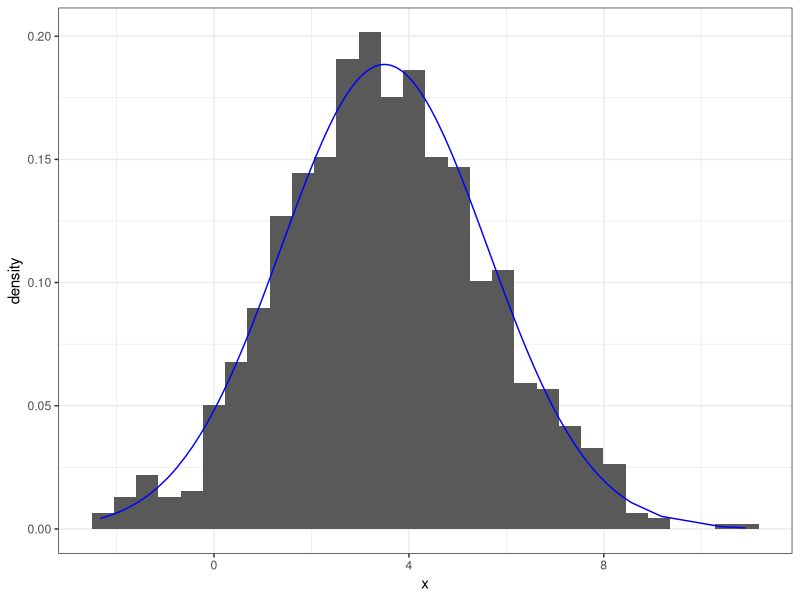

This figure's R source: (Note: this script raises an error after producing the figure.)
library(MASS) # fitdistr, great function, estimates parameters...
library(ggplot2)

## FOR FUTURE VERSIONS, not for basic demo:
#library(fitdistrplus) # descdist, fitdist, more advanced options
#library(logspline) # Never used, pending - Found in StackOverflow somewhere

vis_compare_hist <- function(orig_dist, selected_dist) {
    x <- orig_dist
    t_df <- as.data.frame(x=x)
    tryCatch({
        t_fit <- fitdistr(x, selected_dist) # tryCatch because...
        # careful w/ negatives for some distribution, but don't test one by one...
        
        t_den <- switch(selected_dist,
                        normal = dnorm(x, mean=t_fit$estimate[1], sd=t_fit$estimate[2]),
                        exponential = dexp(x, rate=t_fit$estimate[1], log=FALSE),
                        lognormal = dlnorm(x, t_fit$estimate[1], t_fit$estimate[2]))
        
        g <- ggplot(data = t_df) +
            geom_histogram(aes(x=x, y=..density..)) +
            geom_line(aes(x=x, y=t_den), col="blue") +
            theme_bw()
    },
    error=function(e) { message(e); return() })
    g # implicit return
}

noise <- runif(1000,0,1) # to make it a bit harder for the fitting estimations...
my_normvec <- rnorm(1000, mean=3, sd=2) + noise # self describing
my_expvec <- rexp(1000, rate=2) + noise/10 # Generating 1000 numbers of exponential with lambda 2
my_lognormvec <- rlnorm(100, meanlog=1, sdlog=2) + noise*5

vis_compare_hist(my_normvec, "normal") # Good apparent fit
vis_compare_hist(my_normvec, "exponential") # must have positive values only! That's why we use tryCatch.
vis_compare_hist(my_expvec, "exponential") # Good apparent fit
vis_compare_hist(my_expvec, "normal") # clearly not matching...
vis_compare_hist(my_lognormvec, "lognormal") # ...

# Future use: One can generate random samples from a fitted distribution, to feed a simulation for instance...:
t_fit <- fitdistr(my_normvec, "normal") # fitting a distribution to some data
t_fit$estimate # looking at the estimated parameters for the fitted function
sample_fit <- rnorm(t_fit$n, t_fit$estimate) # generating n values with the "fitted" distribution parameters

##
# PART II: Better package for the job
##
library(fitdistrplus) # SO MUCH better/easier than creating my own functions...

descdist(my_normvec) # good 
descdist(my_expvec) # good
descdist(my_lognormvec) # Not as good here...

my_beta <- rbeta(1000, shape1=3, shape2=0.5)
plot(my_beta) # My function above is too simplistic, clearly...
my_dbeta <- dbeta(seq(0, 1, 0.001), shape1=3, shape2=0.5)
plot(my_dbeta)

descdist(my_beta) 
t_fit_beta <- fitdist(my_beta, "beta")
t_badfit_weibull <- fitdist(my_beta, "weibull")
plot(t_fit_beta)

gofstat(list(t_fit_beta, t_badfit_weibull)) # AD test and KS test are indeed showing differences!

# More testing for the fun of it...
my_weibull <- rweibull(1000, shape=3)
descdist(my_weibull)
t_fit_weibull <- fitdist(my_weibull, "weibull", method = "mse")
plot(t_fit_weibull)

# Shamelessly testing code from documentation of fitdistrplus package (good, btw):
set.seed(1234)
x4 <- rweibull(n=1000,shape=2,scale=1)
# fit of the good distribution
f4 <- fitdist(x4,"weibull")
plot(f4)
# fit of a bad distribution
f4b <- fitdist(x4,"cauchy")
plot(f4b)

gofstat(list(f4,f4b),fitnames=c("Weibull", "Cauchy"))
